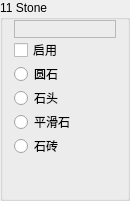
                 <widget class="QGroupBox" name="Base11">
                  <property name="sizePolicy">
                   <sizepolicy hsizetype="Fixed" vsizetype="Preferred">
                    <horstretch>0</horstretch>
                    <verstretch>0</verstretch>
                   </sizepolicy>
                  </property>
                  <property name="minimumSize">
                   <size>
                    <width>130</width>
                    <height>0</height>
                   </size>
                  </property>
                  <property name="maximumSize">
                   <size>
                    <width>130</width>
                    <height>16777215</height>
                   </size>
                  </property>
                  <property name="autoFillBackground">
                   <bool>true</bool>
                  </property>
                  <property name="title">
                   <string>11 Stone</string>
                  </property>
                  <property name="flat">
                   <bool>false</bool>
                  </property>
                  <layout class="QVBoxLayout" name="verticalLayout_17">
                   <property name="spacing">
                    <number>0</number>
                   </property>
                   <property name="topMargin">
                    <number>0</number>
                   </property>
                   <property name="bottomMargin">
                    <number>0</number>
                   </property>
                   <item>
                    <widget class="QLabel" name="Color11">
                     <property name="font">
                      <font>
                       <family>微软雅黑</family>
                       <pointsize>9</pointsize>
                      </font>
                     </property>
                     <property name="frameShape">
                      <enum>QFrame::StyledPanel</enum>
                     </property>
                     <property name="text">
                      <string/>
                     </property>
                    </widget>
                   </item>
                   <item>
                    <widget class="QCheckBox" name="Enable11">
                     <property name="text">
                      <string>启用</string>
                     </property>
                    </widget>
                   </item>
                   <item>
                    <widget class="QRadioButton" name="is11Cobblestone">
                     <property name="text">
                      <string>圆石</string>
                     </property>
                     <property name="icon">
                      <iconset resource="../BlockTextures.qrc">
                       <normaloff>:/new/Textures/Slope/block/cobblestone.png</normaloff>:/new/Textures/Slope/block/cobblestone.png</iconset>
                     </property>
                    </widget>
                   </item>
                   <item>
                    <widget class="QRadioButton" name="is11Stone">
                     <property name="text">
                      <string>石头</string>
                     </property>
                     <property name="icon">
                      <iconset resource="../BlockTextures.qrc">
                       <normaloff>:/new/Textures/Slope/block/stone.png</normaloff>:/new/Textures/Slope/block/stone.png</iconset>
                     </property>
                    </widget>
                   </item>
                   <item>
                    <widget class="QRadioButton" name="is11SmoothStone">
                     <property name="text">
                      <string>平滑石</string>
                     </property>
                     <property name="icon">
                      <iconset resource="../BlockTextures.qrc">
                       <normaloff>:/new/Textures/Slope/block/smooth_stone.png</normaloff>:/new/Textures/Slope/block/smooth_stone.png</iconset>
                     </property>
                    </widget>
                   </item>
                   <item>
                    <widget class="QRadioButton" name="is11StoneBricks">
                     <property name="text">
                      <string>石砖</string>
                     </property>
                     <property name="icon">
                      <iconset resource="../BlockTextures.qrc">
                       <normaloff>:/new/Textures/Slope/block/stone_bricks.png</normaloff>:/new/Textures/Slope/block/stone_bricks.png</iconset>
                     </property>
                    </widget>
                   </item>
                   <item>
                    <spacer name="verticalSpacer_14">
                     <property name="orientation">
                      <enum>Qt::Vertical</enum>
                     </property>
                     <property name="sizeHint" stdset="0">
                      <size>
                       <width>20</width>
                       <height>40</height>
                      </size>
                     </property>
                    </spacer>
                   </item>
                  </layout>
                 </widget>
